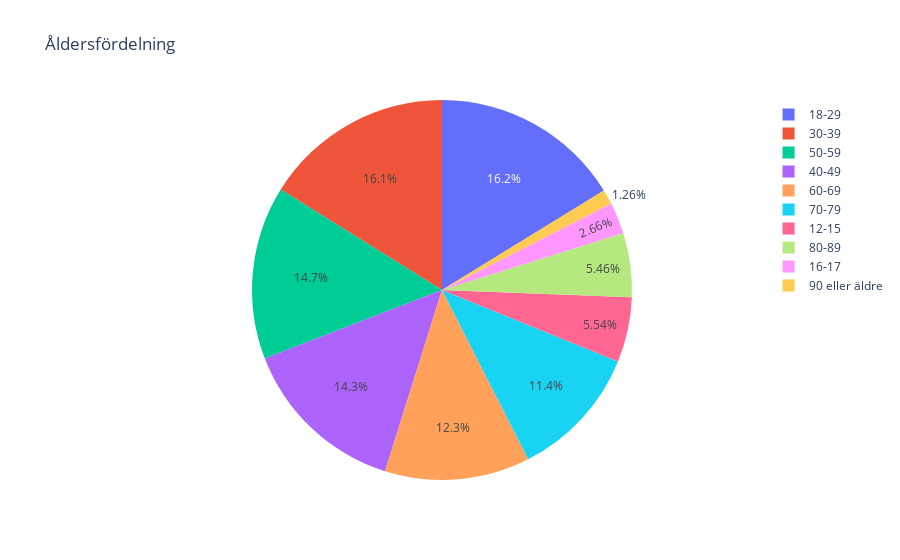

Write notebook code for a chart like this one.
### Markdown cell above
2e) Draw a diagram that shows the age distribution

### Code cell
# group the data by age and sum the population
age_distribution = vaccine_kommun_ålder_excel.groupby("Ålder")["Befolkning"].sum()

# plot the age distribution as a pie chart
age_distribution_plotly = px.pie(values=age_distribution, names=age_distribution.index, title="Åldersfördelning")
age_distribution_plotly.show()

### Figure 1 — Plotly figure (JSON) as saved in the notebook; plotly's stock layout.template omitted (floating-point values rounded to 4 significant figures)
{"data": [{"domain": {"x": [0, 1], "y": [0, 1]}, "hovertemplate": "label=%{label}<br>value=%{value}<extra></extra>", "labels": ["12-15", "16-17", "18-29", "30-39", "40-49", "50-59", "60-69", "70-79", "80-89", "90 eller äldre"], "legendgroup": "", "name": "", "showlegend": true, "type": "pie", "values": [503831, 241539, 1475950, 1467590, 1298156, 1339798, 1121922, 1033113, 496750, 114141]}], "layout": {"legend": {"tracegroupgap": 0}, "title": {"text": "Åldersfördelning"}}}
